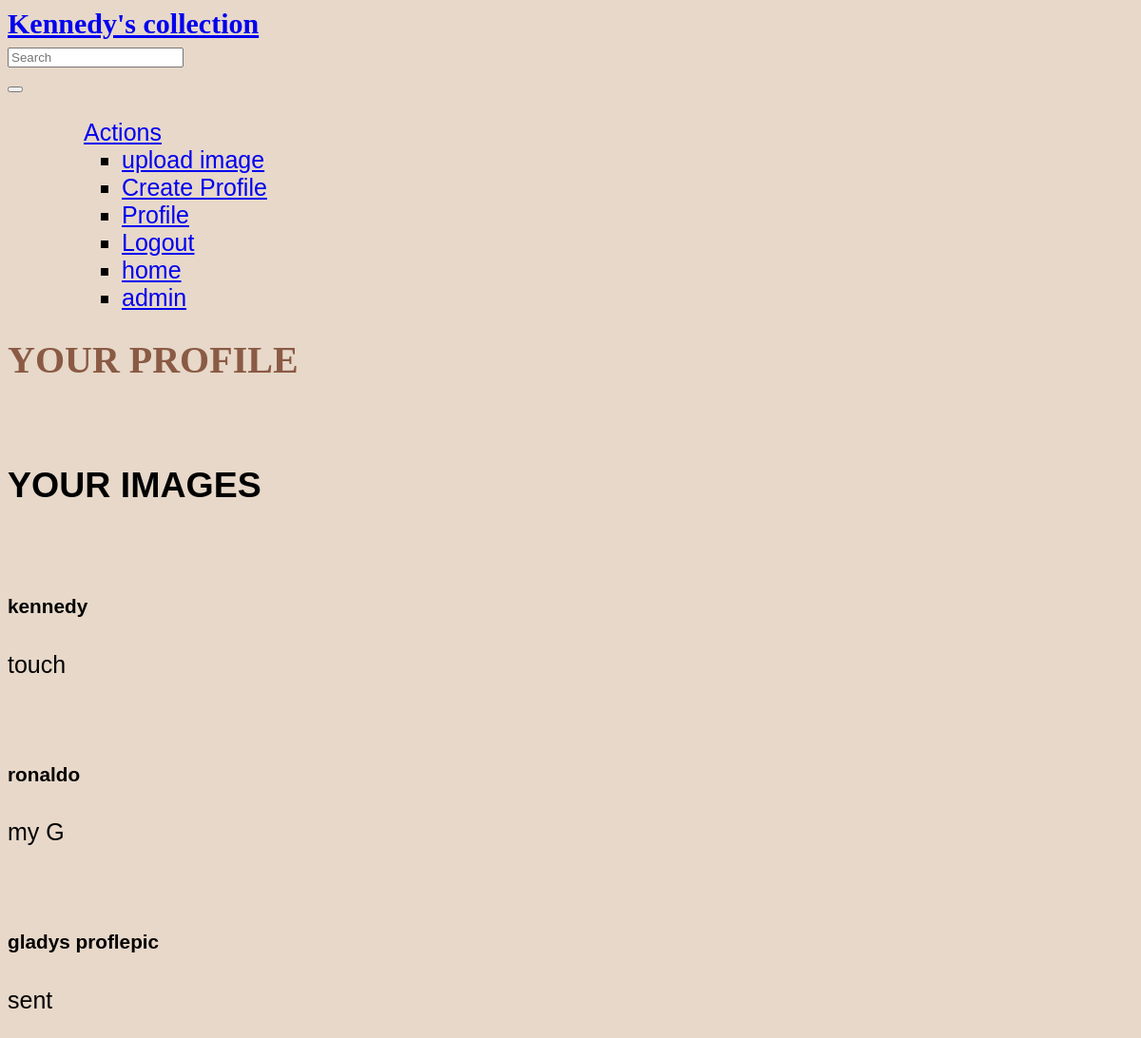
The app's page /profile/4 (signed in) with its own data.
### store/models.py (models this page shows, shortened)
class Image(models.Model):
    image=models.ImageField(upload_to = 'images/')
    image = CloudinaryField('image')
    name=models.CharField(max_length = 100)
    caption=models.CharField(max_length = 100,blank=True)
    profile=models.ForeignKey(Profile,on_delete=models.CASCADE)

### store/views.py (the view)
# urls.py: path('profile/<int:id>',views.profile, name = "profile"),
@login_required(login_url='/accounts/login/')
def profile(request,id):
    try:
        current_user = request.user
        profile = Profile.objects.filter(user_id=id).all()
        images = Image.objects.filter(profile_id=current_user.profile.id).all()
        return render(request, 'profile.html', {"profile":profile, "images":images})
    except User.profile.RelatedObjectDoesNotExist:
        current_user = request.user
        if request.method=="POST":
            form = ProfileForm(request.POST,request.FILES)
            if form.is_valid():
                profile =form.save(commit=False)
                profile.user = current_user
                profile.save()
                return render(request, 'profile.html', {"profile":profile, "images":images})
        else:
            form = ProfileForm()
        return render(request, 'create_profile.html',{"form":form})

### store/templates/profile.html (shortened to what this page needs)
{% extends 'base.html' %}
{%block content%}
<h1 class="text-center">YOUR PROFILE</h1>
<div class="container">
        <br>
      <h2 class="text-center">YOUR IMAGES</h2>
      <div class="row">
        {%for image in images %}
          <div class="col-md-4">
            <div class="card-body">
              <h5 class="card-title">{{image.name}}</h5>
              <p class="card-text">{{image.caption}}</p>
            </div>
          </div>
        {%endfor%}
      </div>
</div>
{% endblock %}

### static/css/index.css (style rules this page uses)
body { background-color:peru; font-family: ''; }
body { background-color: #E7D8C9; font-family: 'Reem Kufi', sans-serif; color: black; font-size : 25px; }
h1 { font-family: 'Chelsea Market', cursive; font-size: 40px; font-weight: bold; color: #8A5A44; }

### records on screen
Image: name "kennedy", caption "touch"
Image: name "ronaldo", caption "my G"
Image: name "gladys proflepic", caption "sent"
